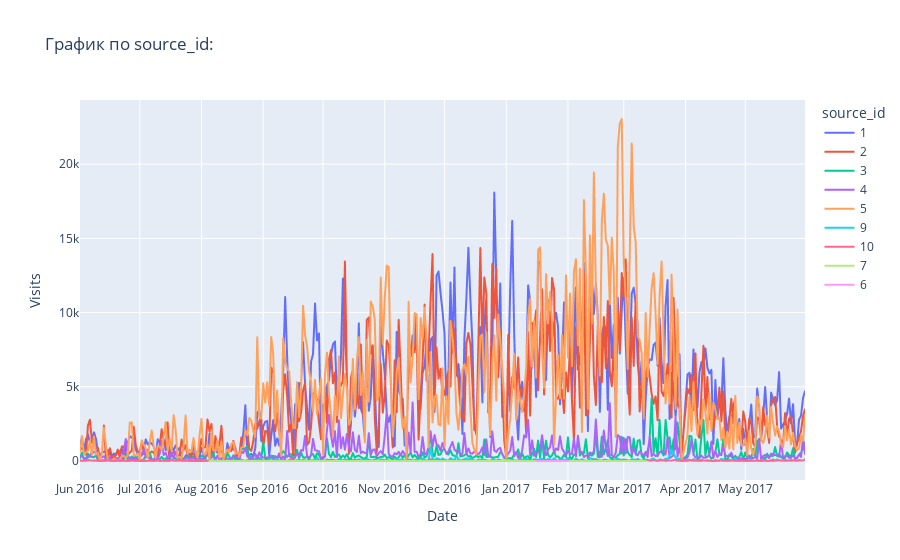
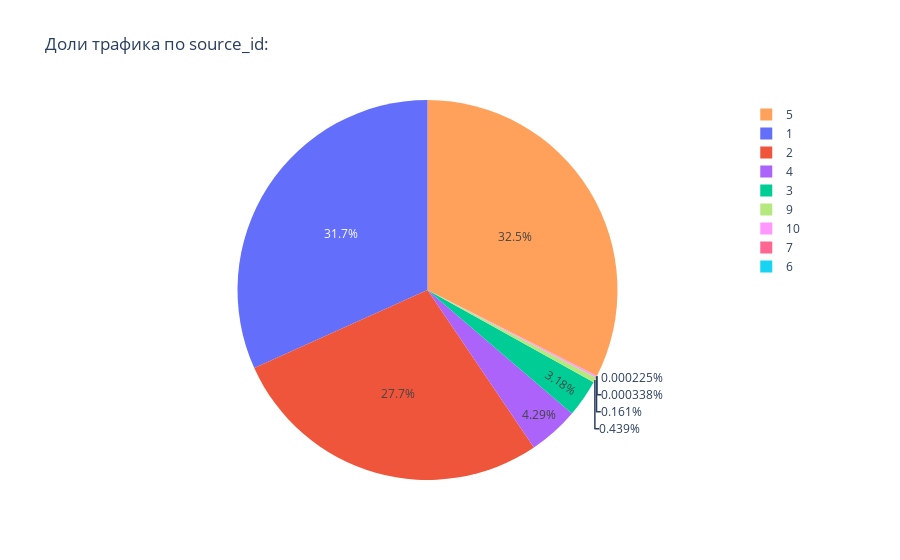

The code cell stored with these charts, in order, in its notebook:
### Markdown cell above
Гипотеза 3:

### Code cell
#Несколько ключевых источника обеспечивают большую часть общего тренда (в Росте) трафика, значительно опережая остальные.

visitsS = table1_cohort.groupby(['start_dt', 'source_id']).size().reset_index()
visitsS.columns = ['Date', 'source_id', 'Visits']  # Исправлено: 3 имени для 3 столбцов
fig = px.line(visitsS, x='Date', y='Visits', color='source_id', title='График по source_id:')  # Добавлен color='source_id'
fig.update_xaxes(dtick="M1")
fig.show()
fig.write_image("my_plot1.png")

# График долей через пирог с теми же цветами
total_by_source = visitsS.groupby('source_id')['Visits'].sum().reset_index()
fig_pie = px.pie(total_by_source, values='Visits', names='source_id', 
                 title='Доли трафика по source_id:',
                 color='source_id')  # Добавляем color='source_id'
fig_pie.show()
fig.write_image("my_plot2.png")

### Figure 1 — Plotly figure (JSON) as saved in the notebook; plotly's stock layout.template omitted (floating-point values rounded to 4 significant figures; data arrays with more than 128 entries replaced by an {"elided": "..."} marker saying what was removed)
{"data": [{"hovertemplate": "source_id=1<br>Date=%{x}<br>Visits=%{y}<extra></extra>", "legendgroup": "1", "line": {"color": "#636efa", "dash": "solid"}, "marker": {"symbol": "circle"}, "mode": "lines", "name": "1", "showlegend": true, "type": "scattergl", "x": {"elided": "363 str values"}, "xaxis": "x", "y": {"elided": "363 int values"}, "yaxis": "y"}, {"hovertemplate": "source_id=2<br>Date=%{x}<br>Visits=%{y}<extra></extra>", "legendgroup": "2", "line": {"color": "#EF553B", "dash": "solid"}, "marker": {"symbol": "circle"}, "mode": "lines", "name": "2", "showlegend": true, "type": "scattergl", "x": {"elided": "363 str values"}, "xaxis": "x", "y": {"elided": "363 int values"}, "yaxis": "y"}, {"hovertemplate": "source_id=3<br>Date=%{x}<br>Visits=%{y}<extra></extra>", "legendgroup": "3", "line": {"color": "#00cc96", "dash": "solid"}, "marker": {"symbol": "circle"}, "mode": "lines", "name": "3", "showlegend": true, "type": "scattergl", "x": {"elided": "363 str values"}, "xaxis": "x", "y": {"elided": "363 int values"}, "yaxis": "y"}, {"hovertemplate": "source_id=4<br>Date=%{x}<br>Visits=%{y}<extra></extra>", "legendgroup": "4", "line": {"color": "#ab63fa", "dash": "solid"}, "marker": {"symbol": "circle"}, "mode": "lines", "name": "4", "showlegend": true, "type": "scattergl", "x": {"elided": "363 str values"}, "xaxis": "x", "y": {"elided": "363 int values"}, "yaxis": "y"}, {"hovertemplate": "source_id=5<br>Date=%{x}<br>Visits=%{y}<extra></extra>", "legendgroup": "5", "line": {"color": "#FFA15A", "dash": "solid"}, "marker": {"symbol": "circle"}, "mode": "lines", "name": "5", "showlegend": true, "type": "scattergl", "x": {"elided": "363 str values"}, "xaxis": "x", "y": {"elided": "363 int values"}, "yaxis": "y"}, {"hovertemplate": "source_id=9<br>Date=%{x}<br>Visits=%{y}<extra></extra>", "legendgroup": "9", "line": {"color": "#19d3f3", "dash": "solid"}, "marker": {"symbol": "circle"}, "mode": "lines", "name": "9", "showlegend": true, "type": "scattergl", "x": {"elided": "362 str values"}, "xaxis": "x", "y": {"elided": "362 int values"}, "yaxis": "y"}, {"hovertemplate": "source_id=10<br>Date=%{x}<br>Visits=%{y}<extra></extra>", "legendgroup": "10", "line": {"color": "#FF6692", "dash": "solid"}, "marker": {"symbol": "circle"}, "mode": "lines", "name": "10", "showlegend": true, "type": "scattergl", "x": {"elided": "362 str values"}, "xaxis": "x", "y": {"elided": "362 int values"}, "yaxis": "y"}, {"hovertemplate": "source_id=7<br>Date=%{x}<br>Visits=%{y}<extra></extra>", "legendgroup": "7", "line": {"color": "#B6E880", "dash": "solid"}, "marker": {"symbol": "circle"}, "mode": "lines", "name": "7", "showlegend": true, "type": "scattergl", "x": ["2016-08-05T00:00:00", "2016-08-17T00:00:00", "2016-10-03T00:00:00", "2017-02-02T00:00:00", "2017-02-09T00:00:00", "2017-02-13T00:00:00", "2017-02-21T00:00:00", "2017-03-12T00:00:00"], "xaxis": "x", "y": [1, 1, 1, 3, 3, 3, 3, 3], "yaxis": "y"}, {"hovertemplate": "source_id=6<br>Date=%{x}<br>Visits=%{y}<extra></extra>", "legendgroup": "6", "line": {"color": "#FF97FF", "dash": "solid"}, "marker": {"symbol": "circle"}, "mode": "lines", "name": "6", "showlegend": true, "type": "scattergl", "x": ["2017-01-16T00:00:00", "2017-02-01T00:00:00"], "xaxis": "x", "y": [1, 11], "yaxis": "y"}], "layout": {"legend": {"title": {"text": "source_id"}, "tracegroupgap": 0}, "title": {"text": "График по source_id:"}, "xaxis": {"anchor": "y", "domain": [0, 1], "dtick": "M1", "title": {"text": "Date"}}, "yaxis": {"anchor": "x", "domain": [0, 1], "title": {"text": "Visits"}}}}

### Figure 2 — Plotly figure (JSON) as saved in the notebook; plotly's stock layout.template omitted (floating-point values rounded to 4 significant figures)
{"data": [{"customdata": [[1], [2], [3], [4], [5], [6], [7], [9], [10]], "domain": {"x": [0, 1], "y": [0, 1]}, "hovertemplate": "source_id=%{customdata[0]}<br>Visits=%{value}<extra></extra>", "labels": [1, 2, 3, 4, 5, 6, 7, 9, 10], "legendgroup": "", "marker": {"colors": ["#636efa", "#EF553B", "#00cc96", "#ab63fa", "#FFA15A", "#19d3f3", "#FF6692", "#B6E880", "#FF97FF"]}, "name": "", "showlegend": true, "type": "pie", "values": [1689956, 1476534, 169546, 228180, 1728877, 12, 18, 23383, 8580]}], "layout": {"legend": {"tracegroupgap": 0}, "title": {"text": "Доли трафика по source_id:"}}}
